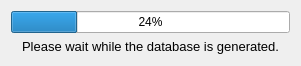
<?xml version="1.0" encoding="UTF-8"?>
<ui version="4.0">
 <class>DatabaseProgressBar</class>
 <widget class="QDialog" name="DatabaseProgressBar">
  <property name="windowModality">
   <enum>Qt::ApplicationModal</enum>
  </property>
  <property name="geometry">
   <rect>
    <x>0</x>
    <y>1</y>
    <width>301</width>
    <height>66</height>
   </rect>
  </property>
  <property name="sizePolicy">
   <sizepolicy hsizetype="Fixed" vsizetype="Fixed">
    <horstretch>0</horstretch>
    <verstretch>0</verstretch>
   </sizepolicy>
  </property>
  <property name="windowTitle">
   <string>Dialog</string>
  </property>
  <layout class="QGridLayout" name="gridLayout">
   <item row="0" column="0">
    <widget class="QProgressBar" name="progressBar">
     <property name="value">
      <number>24</number>
     </property>
    </widget>
   </item>
   <item row="1" column="0">
    <widget class="QLabel" name="label">
     <property name="text">
      <string>&lt;!DOCTYPE HTML PUBLIC &quot;-//W3C//DTD HTML 4.0//EN&quot; &quot;http://www.w3.org/TR/REC-html40/strict.dtd&quot;&gt;
&lt;html&gt;&lt;head&gt;&lt;meta name=&quot;qrichtext&quot; content=&quot;1&quot; /&gt;&lt;style type=&quot;text/css&quot;&gt;
p, li { white-space: pre-wrap; }
&lt;/style&gt;&lt;/head&gt;&lt;body style=&quot; font-family:'Sans Serif'; font-size:9pt; font-weight:400; font-style:normal;&quot;&gt;
&lt;p align=&quot;center&quot; style=&quot; margin-top:0px; margin-bottom:0px; margin-left:0px; margin-right:0px; -qt-block-indent:0; text-indent:0px;&quot;&gt;&lt;span style=&quot; font-family:'Sans'; font-size:10pt;&quot;&gt;Please wait while the database is generated.&lt;/span&gt;&lt;/p&gt;&lt;/body&gt;&lt;/html&gt;</string>
     </property>
    </widget>
   </item>
  </layout>
 </widget>
 <resources/>
 <connections/>
</ui>
